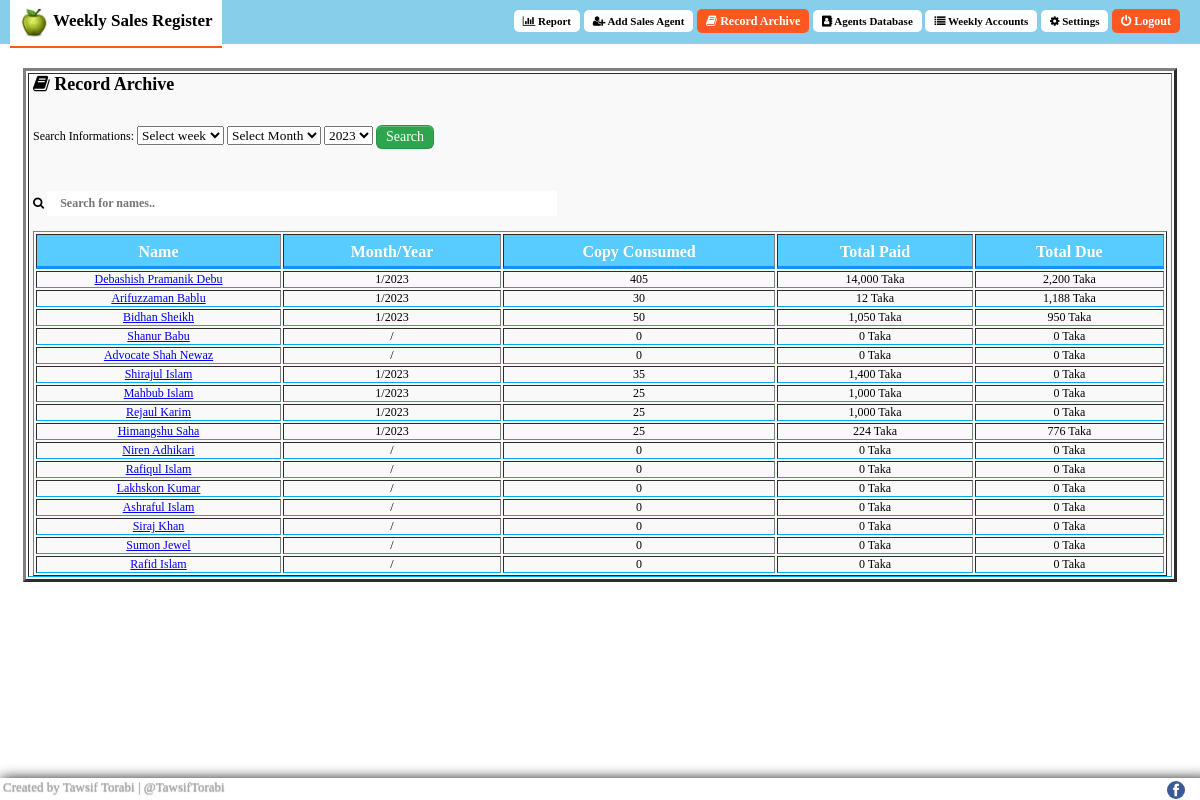
/archive.php (signed in), run on the app's committed database.
### tables this page shows
CREATE TABLE "settings" (
	`id`	INTEGER PRIMARY KEY AUTOINCREMENT,
	`name`	TEXT,
	`value`	TEXT,
	`textvalue`	TEXT
);

CREATE TABLE "agents" (
	`id`	INTEGER PRIMARY KEY AUTOINCREMENT,
	`name`	TEXT,
	`address`	TEXT,
	`phone`	INTEGER,
	`zillaID`	INTEGER,
	`countryID`	INTEGER,
	`defaultCopies`	INTEGER,
	`whocreated`	TEXT,
	`timestamp`	TEXT
);

### functions.php (called while the page is built, shortened)
<?php
function weekOfMonth($date){
    $firstOfMonth = date("Y-m-01", strtotime($date));
    return intval(date("W", strtotime($date))) - intval(date("W", strtotime($firstOfMonth)));
}
?>

### archive.php (the view, shortened to what this page needs)
<?php
if(!isset($_SESSION['loggedin'])){
	echo "<script>window.open('login.php','_self')</script>";
	} else {
?>
<?php
require("connect_db.php");
require("functions.php");
?>
<html>
	<head>
		<?php  include('common/html_head.php'); ?>
	</head>
<body>
<?php include('common/sticky_footer.php'); ?>
<div id="nav">
	<?php  include('common/app_logo_titile.php'); ?>
	<p class="nav-right">
		<a class="nav-links" href="index.php"><i class="fa fa-bar-chart" aria-hidden="true"></i> Report</a>
		<a class="nav-links" href="addAgentFast.php"><i class="fa fa-user-plus" aria-hidden="true"></i> Add Sales Agent</a>
		<a class="nav-links refresh" href="archive.php"><i class="fa fa-book" aria-hidden="true"></i> Record Archive</a>
		<a class="nav-links" href="agentdb.php"><i class="fa fa-address-book" aria-hidden="true"></i> Agents Database</a>
		<a class="nav-links" href="weeklyaccountance.php"><i class="fa fa-list" aria-hidden="true"></i> Weekly Accounts</a>
		<a class="nav-links" href="settings.php"><i class="fa fa-gear" aria-hidden="true"></i> Settings</a>
		<a class="nav-links refresh" href="logout.php"><i class="fa fa-power-off" aria-hidden="true"></i> Logout</a>
	</p>
</div>
<div style="height: 60px"></div>
<table border="3px" width="100%">
	<tr>
		<td>
		<h2><i class="fa fa-book" aria-hidden="true"></i> Record Archive</h2>
		<form method="get" action="?go">
		Search Informations:
		<select name="week" required>
		  <option value="">Select week</option>
		</select>
		<select name="month" required>
		  <option value="">Select Month</option>
		</select>
		<?php
		$already_selected_value = date("Y", time());
		$earliest_year = 2017;
		print '<select name="year" required>';
		foreach (range(date('Y'), $earliest_year) as $x) {
			print '<option value="'.$x.'"'.($x === $already_selected_value ? ' selected="selected"' : '').'>'.$x.'</option>';
		}
		print '</select>';
		?>
		<input type="submit" value="Search" class="button2"/>
		</form>
<i class="fa fa-search" aria-hidden="true"></i> <input type="text" id="myInput" onkeyup="tablesearch()" style="width: 45%;" placeholder="Search for names.." title="Type in a name">
	<table id="myTable" width="100%" border="1">
			<tr>
				<th>Name</th>
				<th>Month/Year</th>
				<th>Copy Consumed</th>
				<th>Total Paid</th>
				<th>Total Due</th>
			</tr>
		<?php
			if(isset($_GET['month'])){
				$month = $_GET['month'];
				$year = $_GET['year'];
				$week = $_GET['week'];
			}else{
				$month = date("m",time());
				$year = date("Y",time());
				$week = weekOfMonth(date("Y-m-d", time()));
			}
			$sql = "SELECT * from agents";
			$result = $db->query($sql);
			while($row = $result->fetchArray(SQLITE3_ASSOC)){
				$agentid = $row['id'];
				$archivequery = "select SUM(paid), SUM(unpaid), week,  month, year, SUM(copies) from archive where month='$month' AND year='$year' AND monthlyWeek='$week' AND agentID='$agentid'";
				$row2 = $db->query($archivequery)->fetchArray(SQLITE3_ASSOC);
				$copies = $row2['SUM(copies)'];
				$paid = $row2['SUM(paid)'];
				$unpaid = $row2['SUM(unpaid)'];
		?>
			<tr>
				<td align="center"><a href="agentprofile.php?id=<?php  echo $row['id']; ?>&ref=<?php  echo htmlspecialchars($_SERVER["PHP_SELF"]);?>"><?php  echo $row['name']; ?></a></td>
				<td align="center"><?php  echo $row2['month']; ?>/<?php  echo $row2['year']; ?></td>
				<td align="center"><?php  echo number_format($copies, 0); ?></td>
				<td align="center"><?php  echo number_format($paid, 0); ?> Taka</td>
				<td align="center"><?php  echo number_format($unpaid, 0); ?> Taka</td>
			</tr>
		<?php
			}
		?>
		</table>
		</td>
	</tr>
</table>
</body>
</html>
<?php  } ?>

### common/app_logo_titile.php
<span class="nav-left">
	<?php $logo = $db->query('SELECT * FROM settings where name="logo"')->fetchArray(SQLITE3_ASSOC)['value'];?>
	<img src="img/<?php echo $logo; ?>" height="30px" style="vertical-align: middle;"/>
	<span style="margin-top: 5px;">Weekly Sales Register</span>
</span>

### css/style.css (style rules this page uses)
input[type="text"], [type="password"] { padding: 6px 11px; border: 1px solid white; border-bottom: 1px solid skyblue; width: 300px; font-weight: bold; font-family: Trebuchet MS; }
html { font-family: Trebuchet MS; }
.button2 { display: inline-block; outline: 0; cursor: pointer; padding: 1px 9px; font-size: 14px; font-weight: 500; line-height: 20px; vertical-align: middle; border: 1px solid; border-radius: 6px; color: #ffffff; background-color: #2ea44f; border-color: #1b1f2326; box-shadow: rgba(27, 31, 35, 0.04) 0px 1px 0px 0px, rgba(255, 255, 255, 0.25) 0px 1px 0px 0px inset; transition: 0.2s cubic-bezier(0.3, 0, 0.5, 1); transition-property: color, background-color, border-color; font-family: Trebuchet MS; }
body { font-family: Trebuchet MS; font-size: 90%; margin-left: 23px; margin-right: 23px; }
select { font-family: Trebuchet MS; }
input[type="text"],[type="email"],[type="number"],[type="url"],[type="password"] { width: 80%; padding: 5px 4px; border: none; font-family: Trebuchet MS; font-size: 12px; padding-left: 13px; }
div#nav { color: white; background-color: skyblue; padding: 0px 4px; margin-top: -10px; margin-left: -27px; position: fixed; width: 100%; z-index: 999; }
.nav-links { text-decoration: none; font-weight: bold; color: black; background-color: white; padding: 5px 9px; margin-right: 0px; margin-left: 0px; font-size: 11px; border-radius: 5px; font-family: Trebuchet MS; }
.refresh { color: white; font-size: 12px; background-color: #FF5722; }
.nav-right { text-align: right; margin-right: +20px; float: right; }
.nav-left { text-align: left; margin-left: +10px; background: white; padding: 9px 9px; float: left; height: 30px; margin-bottom: 20px; position: fixed; color: black; font-weight: bold; font-size: 17px; border-bottom: 2px solid #ff5722; }
td { background-color: #f9f9f9; border-bottom: 1px solid #03A9F4; padding: 0px 4px; font-size: 12px; }
th { background-color:#58cbff; border-bottom: 3px solid #0f93fb; padding:5px 19px; padding-top: 8px; color: white; }

### data on the page
settings: value (picture)
agents: name "Debashish Pramanik Debu", month "1", year "2023", copies "405", paid "14,000", unpaid "2,200"
agents: name "Arifuzzaman Bablu", month "1", year "2023", copies "30", paid "12", unpaid "1,188"
agents: name "Bidhan Sheikh", month "1", year "2023", copies "50", paid "1,050", unpaid "950"
agents: name "Shanur Babu", copies "0", paid "0", unpaid "0"
agents: name "Advocate Shah Newaz", copies "0", paid "0", unpaid "0"
agents: name "Shirajul Islam", month "1", year "2023", copies "35", paid "1,400", unpaid "0"
agents: name "Mahbub Islam", month "1", year "2023", copies "25", paid "1,000", unpaid "0"
agents: name "Rejaul Karim", month "1", year "2023", copies "25", paid "1,000", unpaid "0"
agents: name "Himangshu Saha", month "1", year "2023", copies "25", paid "224", unpaid "776"
agents: name "Niren Adhikari", copies "0", paid "0", unpaid "0"
agents: name "Rafiqul Islam", copies "0", paid "0", unpaid "0"
agents: name "Lakhskon Kumar", copies "0", paid "0", unpaid "0"
agents: name "Ashraful Islam", copies "0", paid "0", unpaid "0"
agents: name "Siraj Khan", copies "0", paid "0", unpaid "0"
agents: name "Sumon Jewel", copies "0", paid "0", unpaid "0"
agents: name "Rafid Islam", copies "0", paid "0", unpaid "0"

### other printed values
form field year "2023"
